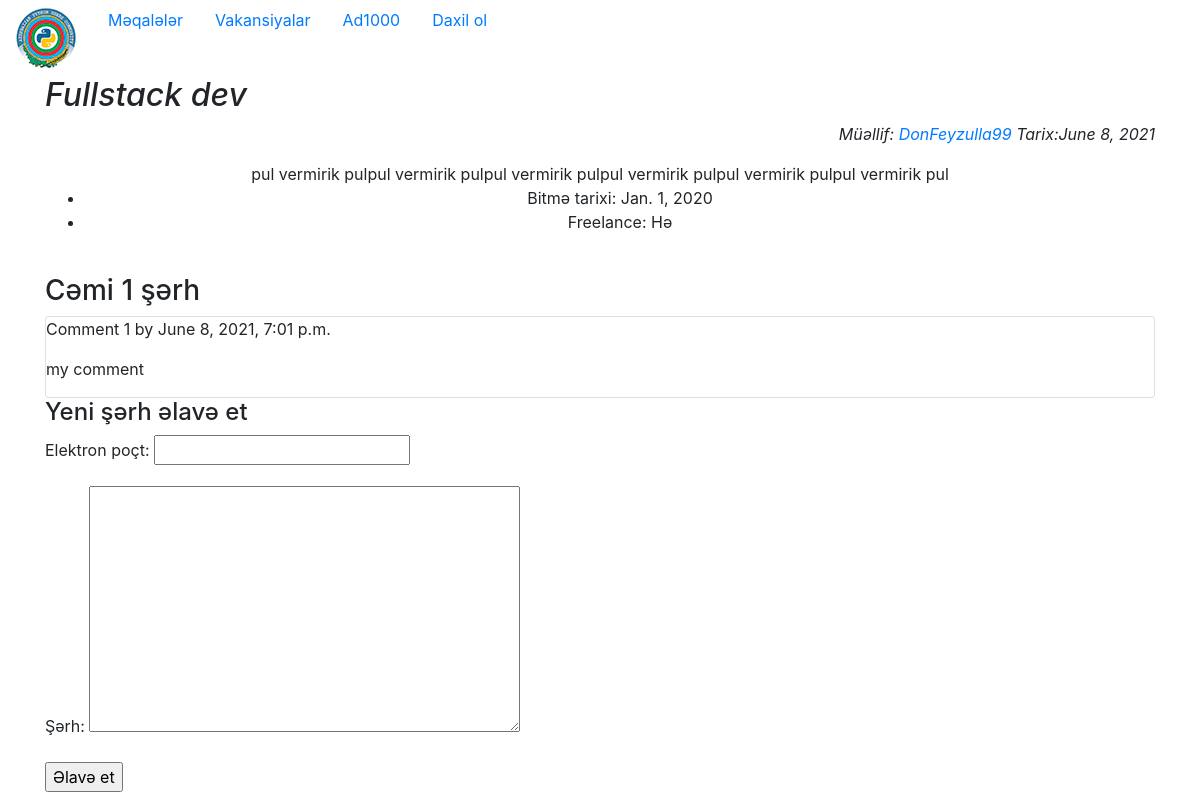
Page /vacancies/vacancy/1/ on the committed database.
### vacancy/models.py (models this page shows, shortened)
class Vacancy(m.Model):
    author = m.ForeignKey(User, on_delete=m.CASCADE)
    title = m.CharField('Bashliq', max_length = 50)
    content = m.TextField('Vakansiya')
    dead_line = m.DateField("Bitmə tarixi (YYYY-MM-DD)", null=True)
    date_created = m.DateField("Yaradılma tarixi", auto_now_add=True)
    freelance = m.BooleanField("Freelance imkanı")
    class Meta:
        verbose_name = 'Vakansiya'
        verbose_name_plural = 'Vakansiyalar'

### blog/models.py (models this page shows, shortened)
class Comment(m.Model):
    author = m.ForeignKey(User,verbose_name='müəllif', related_name = 'comments', null = True, on_delete=m.SET_NULL)
    post = m.ForeignKey(Post, related_name = 'comments', on_delete = m.CASCADE, null=True)
    vacancy = m.ForeignKey('vacancy.Vacancy', related_name='comments', on_delete=m.CASCADE, null = True)
    email = m.EmailField('Elektron poçt')
    body = m.TextField('Şərh')
    created = m.DateTimeField('Yaradılma tarixi',auto_now_add = True)
    updated = m.DateTimeField('Yenilənmə tariix', auto_now = True)
    active = m.BooleanField('Aktiv', default = True)
    class Meta:
        ordering = ('-created',)

### vacancy/views.py (the view)
def vacancy_detail(request, pk):
    if request.user.is_authenticated:
        CommentForm = UserCommentForm
    else:
        CommentForm = GuestCommentForm
    vacancy = get_object_or_404(Vacancy, id = pk)
    comments = vacancy.comments.filter(active = True)
    new_comment = None
    if request.method == 'POST':
        comment_form = CommentForm(data = request.POST)
        print('-'*50)
        print(request.POST)
        print('-'*50)
        if comment_form.is_valid():
            new_comment = comment_form.save(commit = False)
            new_comment.vacancy = vacancy
            new_comment.save()
    else:
        comment_form = CommentForm()
    return render(request, 'vacancy/about_vacancy.html', {'vacancy':vacancy,
     'comments':comments, 'new_comment':new_comment, 'comment_form':comment_form})

### blog/forms.py
class GuestCommentForm(forms.ModelForm):
    class Meta:
        model = Comment
        fields = ['email', 'body']

### vacancy/templates/vacancy/about_vacancy.html (shortened to what this page needs)
{% extends 'base.html'%}
{% block body%}
<div class="container">
    <h2><i>{{vacancy.title}}</i></h2>
    <p class="text-lg-right"> <i>Müəllif: <a href="#">{{vacancy.author}}</a> Tarix:{{vacancy.date_created}}</i></p>
    <div class="text-sm-center">
        {{vacancy.content}}
        <br>
        <ul>
            <li>Bitmə tarixi: {{vacancy.dead_line}}</li>
            {% if vacancy.freelance %}
                <li>Freelance: Hə</li>
            {% else %}
                <li>Freelance: Yox</li>
            {% endif %}
        </ul>
        <br>
    </div>
    {% with comments.count as total_comments %}
        <h3>
            Cəmi {{total_comments}} şərh
        </h3>
    {% endwith %}
    {% for comment in comments %}
        <div class="card">
            <p class="info">
                Comment {{forloop.counter}} by {{comment.name_author}}
                {{comment.created}}
            </p>
            {{comment.body|linebreaks}}
        </div>
    {% empty %}
        <p>İlk şərhçi siz olun! </p>
    {% endfor %}
{% if new_comment %}
    <small class="text-success">Şərhiniz uğurla əlavə edildi</small>
{% else %}
    <h4>Yeni şərh əlavə et</h4>
    <form method="POST">
    {{comment_form.as_p}}
    <p>
        <input type="submit" value="Əlavə et">
    </p>
    </form>
{% endif %}
</div>
{% endblock %}

### rows in the picture
Vacancy: title "Fullstack dev", author "DonFeyzulla99", date_created "June 8, 2021", content "pul vermirik pulpul vermirik pulpul vermirik pulpul vermirik pulpul vermirik pulpul vermirik pul", dead_line "Jan. 1, 2020"
Comment: created "June 8, 2021, 7:01 p.m.", body "my comment"

### other values in the picture
{{ total_comments }} "1"
